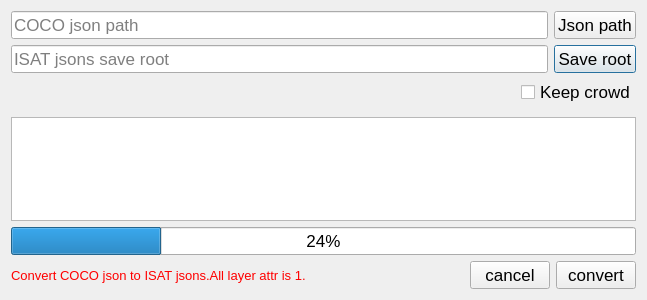
<?xml version="1.0" encoding="UTF-8"?>
<ui version="4.0">
 <class>Dialog</class>
 <widget class="QDialog" name="Dialog">
  <property name="windowModality">
   <enum>Qt::NonModal</enum>
  </property>
  <property name="geometry">
   <rect>
    <x>0</x>
    <y>0</y>
    <width>647</width>
    <height>300</height>
   </rect>
  </property>
  <property name="font">
   <font>
    <family>Arial</family>
    <pointsize>13</pointsize>
   </font>
  </property>
  <property name="windowTitle">
   <string>COCO to ISAT</string>
  </property>
  <property name="sizeGripEnabled">
   <bool>false</bool>
  </property>
  <property name="modal">
   <bool>false</bool>
  </property>
  <layout class="QVBoxLayout" name="verticalLayout">
   <item>
    <widget class="QWidget" name="widget" native="true">
     <layout class="QGridLayout" name="gridLayout">
      <property name="leftMargin">
       <number>0</number>
      </property>
      <property name="topMargin">
       <number>0</number>
      </property>
      <property name="rightMargin">
       <number>0</number>
      </property>
      <property name="bottomMargin">
       <number>0</number>
      </property>
      <item row="3" column="1">
       <widget class="QPushButton" name="pushButton_save_root">
        <property name="text">
         <string>Save root</string>
        </property>
       </widget>
      </item>
      <item row="2" column="1">
       <widget class="QPushButton" name="pushButton_label_path">
        <property name="text">
         <string>Json path</string>
        </property>
       </widget>
      </item>
      <item row="3" column="0">
       <widget class="QLineEdit" name="lineEdit_save_root">
        <property name="enabled">
         <bool>true</bool>
        </property>
        <property name="readOnly">
         <bool>true</bool>
        </property>
        <property name="placeholderText">
         <string>ISAT jsons save root</string>
        </property>
       </widget>
      </item>
      <item row="2" column="0">
       <widget class="QLineEdit" name="lineEdit_label_path">
        <property name="enabled">
         <bool>true</bool>
        </property>
        <property name="readOnly">
         <bool>true</bool>
        </property>
        <property name="placeholderText">
         <string>COCO json path</string>
        </property>
       </widget>
      </item>
     </layout>
    </widget>
   </item>
   <item>
    <widget class="QWidget" name="widget_3" native="true">
     <layout class="QHBoxLayout" name="horizontalLayout_2">
      <property name="leftMargin">
       <number>0</number>
      </property>
      <property name="topMargin">
       <number>0</number>
      </property>
      <property name="rightMargin">
       <number>0</number>
      </property>
      <property name="bottomMargin">
       <number>0</number>
      </property>
      <item>
       <spacer name="horizontalSpacer_2">
        <property name="orientation">
         <enum>Qt::Horizontal</enum>
        </property>
        <property name="sizeHint" stdset="0">
         <size>
          <width>40</width>
          <height>20</height>
         </size>
        </property>
       </spacer>
      </item>
      <item>
       <widget class="QCheckBox" name="checkBox_keepcrowd">
        <property name="text">
         <string>Keep crowd</string>
        </property>
       </widget>
      </item>
     </layout>
    </widget>
   </item>
   <item>
    <widget class="QWidget" name="widget_4" native="true">
     <layout class="QHBoxLayout" name="horizontalLayout_3">
      <property name="leftMargin">
       <number>0</number>
      </property>
      <property name="topMargin">
       <number>0</number>
      </property>
      <property name="rightMargin">
       <number>0</number>
      </property>
      <property name="bottomMargin">
       <number>0</number>
      </property>
     </layout>
    </widget>
   </item>
   <item>
    <widget class="QTextBrowser" name="textBrowser">
     <property name="font">
      <font>
       <family>宋体</family>
       <pointsize>13</pointsize>
      </font>
     </property>
     <property name="lineWrapMode">
      <enum>QTextEdit::NoWrap</enum>
     </property>
    </widget>
   </item>
   <item>
    <widget class="QProgressBar" name="progressBar">
     <property name="value">
      <number>24</number>
     </property>
    </widget>
   </item>
   <item>
    <widget class="QWidget" name="widget_2" native="true">
     <layout class="QHBoxLayout" name="horizontalLayout">
      <property name="leftMargin">
       <number>0</number>
      </property>
      <property name="topMargin">
       <number>0</number>
      </property>
      <property name="rightMargin">
       <number>0</number>
      </property>
      <property name="bottomMargin">
       <number>0</number>
      </property>
      <item>
       <widget class="QLabel" name="label">
        <property name="font">
         <font>
          <family>Arial</family>
          <pointsize>10</pointsize>
         </font>
        </property>
        <property name="styleSheet">
         <string notr="true">color: rgb(255, 0, 0);</string>
        </property>
        <property name="text">
         <string>Convert COCO json to ISAT jsons.All layer attr is 1.</string>
        </property>
       </widget>
      </item>
      <item>
       <spacer name="horizontalSpacer">
        <property name="orientation">
         <enum>Qt::Horizontal</enum>
        </property>
        <property name="sizeHint" stdset="0">
         <size>
          <width>40</width>
          <height>20</height>
         </size>
        </property>
       </spacer>
      </item>
      <item>
       <widget class="QPushButton" name="pushButton_cancel">
        <property name="text">
         <string>cancel</string>
        </property>
        <property name="icon">
         <iconset>
          <normaloff>:/icons/icons/关闭_close-one.svg</normaloff>:/icons/icons/关闭_close-one.svg</iconset>
        </property>
       </widget>
      </item>
      <item>
       <widget class="QPushButton" name="pushButton_apply">
        <property name="text">
         <string>convert</string>
        </property>
        <property name="icon">
         <iconset>
          <normaloff>:/icons/icons/校验_check-one.svg</normaloff>:/icons/icons/校验_check-one.svg</iconset>
        </property>
       </widget>
      </item>
     </layout>
    </widget>
   </item>
  </layout>
 </widget>
 <resources>
  <include location="../icons.qrc"/>
 </resources>
 <connections/>
</ui>
